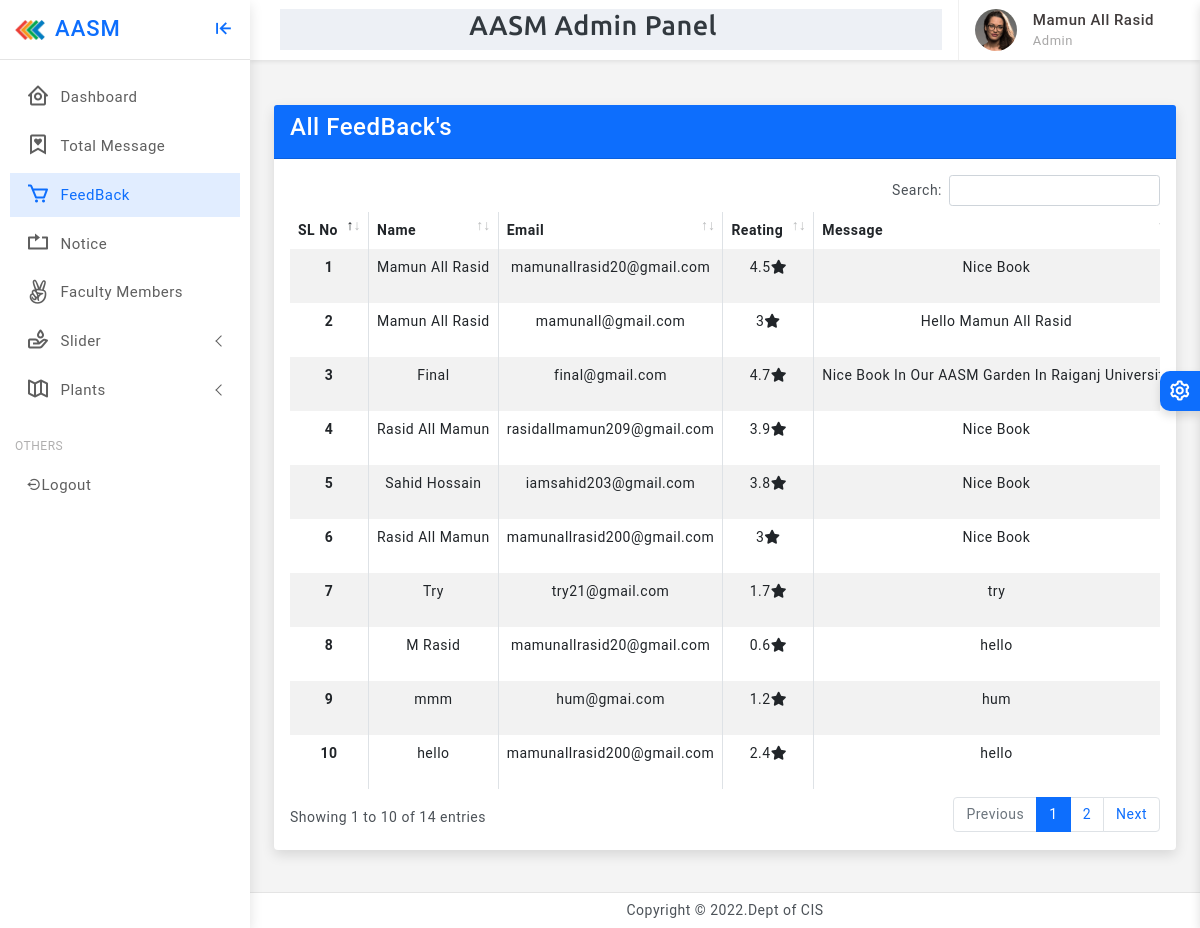
Screenshot of /Admin/Dashboard/FeedBack.php (signed in) with the database file from the repository.
### tables this page shows
CREATE TABLE `feedback` (
  `SL` int(11) NOT NULL,
  `Name` varchar(30) NOT NULL,
  `Email` varchar(30) NOT NULL,
  `Reating` varchar(10) NOT NULL,
  `Message` varchar(500) NOT NULL,
  `Date` varchar(20) NOT NULL,
  `Time` varchar(20) NOT NULL
);

### OOP_CLASS/class/common_class.php (called while the page is built, shortened)
<?php
class Main_Class extends UserInfo
{
	var $conn;
	public function __construct()
   {
    $this->conn= new mysqli(HOST,USERNAME,PASSWORD,DATABASE);
  }
    public function insert($data){
       return $this->conn->query($data);
    }
}
?>

### Admin/Dashboard/FeedBack.php (the view, shortened to what this page needs)
 <?php
 include("Header.php");
 include("Sidebar.php");
 ?>
 <div class="page-wrapper">
                <div class="page-content">
                    <div class="row">
                        <div class="col-md-12">
                            <div class="card">
                                <div class="card-header bg-primary">
                                     <h4 class="text-white">All FeedBack's</h4>
                                </div>
                                <div class="card-body">
                               <div class="table-responsive">
                                <table id="example" class="table table-striped table-bordered" style="width:100%">
                                   <thead>
                                    <tr>
                                      <th scope="col">SL No</th>
                                      <th scope="col">Name</th>
                                      <th scope="col">Email</th>
                                      <th scope="col">Reating</th>
                                      <th scope="col">Message</th>
                                    </tr>
                                  </thead>
                                  <tbody class="text-center">
                                    <?php
                                        $sql="SELECT * FROM feedback";
                                        $Result=$server->insert($sql);
                                         $i=1;
                                        foreach($Result As $data)
                                          {
                                        ?>
                                      <tr>
                                      <th scope="row"><?php echo $i++; ?></th>
                                      <td><?php echo $data['Name']; ?></td>
                                      <td><?php echo $data['Email']; ?></td>
                                      <td><?php echo $data['Reating']; ?><i class="fa-solid fa-star"></i></td>
                                      <td><?php echo $data['Message']; ?></td>
                                    </tr>
                                    <?php
                                     }
                                    ?>
                                  </tbody>
                                </table>
                                </div>
                               </div>
                        </div>
                    </div>
                </div>
            </div>
        </div>
<?php
    include("Footer.php");
    ?>

### Admin/Dashboard/Header.php (shortened to what this page needs)
<?php
 require_once("../../OOP_CLASS/class/common_class.php");
 $server=new Main_Class();
 ?>
<!doctype html>
<html lang="en">
<head>
		<link href="../../assets/Admin/assets/plugins/select2/css/select2.min.css" rel="stylesheet" />
	<link href="../../assets/Admin/assets/plugins/select2/css/select2-bootstrap4.css" rel="stylesheet" />
		<link href="../../assets/Admin/assets/plugins/simplebar/css/simplebar.css" rel="stylesheet" />
	<link href="../../assets/Admin/assets/plugins/perfect-scrollbar/css/perfect-scrollbar.css" rel="stylesheet" />
	<link href="../../assets/Admin/assets/plugins/metismenu/css/metisMenu.min.css" rel="stylesheet" />
	<link href="../../assets/Admin/assets/css/pace.min.css" rel="stylesheet" />
	<link href="../../assets/Admin/assets/css/bootstrap.min.css" rel="stylesheet">
	<link href="../../assets/Admin/assets/css/app.css" rel="stylesheet">
	<link href="../../assets/Admin/assets/css/icons.css" rel="stylesheet">
    <link rel="stylesheet" href="../../assets/Admin/assets/css/dark-theme.css" />
    <link rel="stylesheet" href="../../assets/Admin/assets/css/semi-dark.css" />
    <link rel="stylesheet" href="../../assets/Admin/assets/css/header-colors.css" />
    <link href="../../assets/Admin/assets/plugins/datatable/css/dataTables.bootstrap5.min.css" rel="stylesheet" />
</head>
<body>
	<div class="wrapper">
    <header>
            <div class="topbar d-flex align-items-center">
                <nav class="navbar navbar-expand">
                    <div class="search-bar flex-grow-1" style="background-color: #edf0f5;">
                        <div class="position-relative search-bar-box">
                          <h2 style="text-align: center; font-size:27px; font-family: 'Ubuntu', sans-serif; margin-left:130px;">AASM Admin Panel</h2>
                        </div>
                    </div>
                    <div class="user-box dropdown">
                        <a class="d-flex align-items-center nav-link dropdown-toggle dropdown-toggle-nocaret" href="#" role="button" data-bs-toggle="dropdown" aria-expanded="false">
                            <img src="../../assets/Admin/assets/images/avatars/avatar-2.png" class="user-img" alt="user avatar">
                            <div class="user-info ps-3">
                                <p class="user-name mb-0"><?php echo $_SESSION['admin_Name']; ?></p>
                                <p class="designattion mb-0">Admin</p>
                            </div>
                        </a>
                    </div>
                </nav>
            </div>
        </header>

### Admin/Dashboard/Sidebar.php (shortened to what this page needs)
<div class="sidebar-wrapper" data-simplebar="true">
          <div class="sidebar-header">
              <div>
                  <img src="../../assets/Admin/assets/images/logo-icon.png" class="logo-icon" alt="logo icon">
              </div>
              <div>
                  <h4 class="logo-text">AASM</h4>
              </div>
              <div class="toggle-icon ms-auto"><i class='bx bx-arrow-to-left'></i>
              </div>
          </div>
          <ul class="metismenu" id="menu">
              <li>
                      <a href="index.php">
                      <div class="parent-icon"><i class='bx bx-home-circle'></i>
                      </div>
                      <div class="menu-title">Dashboard</div></a>
              </li>
              <li>
                 <a href="Message.php">
                      <div class="parent-icon"><i class='bx bx-bookmark-heart'></i>
                      </div>
                      <div class="menu-title">Total Message</div>
                  </a>
              </li>
              <li>
                  <a href="FeedBack.php">
                      <div class="parent-icon"><i class='bx bx-cart'></i>
                      </div>
                      <div class="menu-title">FeedBack</div>
                  </a>
              </li>
              <li>
                  <a href="Notice.php">
                      <div class="parent-icon"><i class="bx bx-repeat"></i>
                      </div>
                      <div class="menu-title">Notice</div>
                  </a>
              </li>
              <li>
                  <a href="Faculty-Members.php">
                      <div class="parent-icon"><i class="lni lni-angellist"></i>
                      </div>
                      <div class="menu-title">Faculty Members</div>
                  </a>
              </li>
              <li>
                  <a class="has-arrow" href="javascript:;">
                      <div class="parent-icon"> <i class="bx bx-donate-blood"></i>
                      </div>
                      <div class="menu-title">Slider</div>
                  </a>
              </li>
              <li>
                  <a class="has-arrow" href="javascript:;">
                      <div class="parent-icon"> <i class="bx bx-map-alt"></i>
                      </div>
                      <div class="menu-title">Plants</div>
                  </a>
              </li>
              <li class="menu-label">Others</li>
              <li>
                  <a class="dropdown-item" onclick="Logout()"><i class='bx bx-log-out-circle'></i><span>Logout</span></a>
              </li>
          </ul>
      </div>

### Admin/Dashboard/Footer.php (shortened to what this page needs)
		<footer class="page-footer">
			<p class="mb-0">Copyright © 2022.Dept of CIS</p>
		</footer>
	</div>
    <div class="switcher-wrapper">
        <div class="switcher-btn"> <i class='bx bx-cog bx-spin'></i>
        </div>
    </div>
  </body>
</html>

### assets/Admin/assets/css/app.css (style rules this page uses)
body { font-size: 14px; color: #4c5258; letter-spacing: .5px; overflow-x:hidden; background-color: #f4f4f4; font-family: Roboto, sans-serif }
a { text-decoration: none }
.wrapper { width: 100%; position: relative }
.sidebar-wrapper { width: 250px; height: 100%; position: fixed; top: 0; bottom: 0; left: 0; background: #fff; border-right: 0 solid #e4e4e4; z-index: 11; box-shadow: 0 .3rem .8rem rgba(0, 0, 0, .12)!important; transition: all .2s ease-out }
.sidebar-header { width: 250px; height: 60px; display: flex; align-items: center; position: fixed; top: 0; bottom: 0; padding: 0 15px; z-index: 5; background: #fff; background-clip: padding-box; border-bottom: 1px solid #e4e4e4 }
.logo-icon { width: 30px }
.logo-text { font-size: 22px; margin-left: 10px; margin-bottom: 0; letter-spacing: 1px; color: #0d6efd }
.toggle-icon { font-size: 22px; cursor: pointer; color: #0d6efd }
.topbar { position: fixed; top: 0; left: 250px; right: 0; height: 60px; background: #fff; border-bottom: 1px solid rgb(228 228 228 / 0%); z-index: 10; box-shadow: 0 .125rem .25rem rgba(0, 0, 0, .075)!important }
.topbar .navbar { width: 100%; height: 60px; padding-left: 30px; padding-right: 30px }
.page-wrapper { height: 100%; margin-top: 60px; margin-bottom: 30px; margin-left: 250px }
.page-content { padding: 1.5rem }
.page-footer { background: #fff; left: 250px; right: 0; bottom: 0; position: fixed; text-align: center; padding: 7px; font-size: 14px; border-top: 1px solid #e4e4e4; z-index: 3 }
.sidebar-wrapper ul { padding: 0; margin: 0; list-style: none; background: 0 0 }
.sidebar-wrapper .metismenu { background: 0 0; display: -webkit-box; display: -ms-flexbox; display: flex; padding: 10px; margin-top: 60px; -webkit-box-orient: vertical; -webkit-box-direction: normal; -ms-flex-direction: column; flex-direction: column }
.sidebar-wrapper .metismenu li+li { margin-top: 5px }
.sidebar-wrapper .metismenu li:first-child { margin-top: 5px }
.sidebar-wrapper .metismenu li:last-child { margin-bottom: 5px }
.sidebar-wrapper .metismenu>li { display: -webkit-box; display: -ms-flexbox; display: flex; -webkit-box-orient: vertical; -webkit-box-direction: normal; -ms-flex-direction: column; flex-direction: column; position: relative }
.sidebar-wrapper .metismenu a { position: relative; display: flex; align-items: center; justify-content: left; padding: 8px 15px; font-size: 15px; color: #5f5f5f; outline-width: 0; text-overflow: ellipsis; overflow: hidden; letter-spacing: .5px; border: 1px solid #ffffff00; transition: all .3s ease-out }
.sidebar-wrapper .metismenu a .parent-icon { font-size: 24px; line-height: 1 }
.sidebar-wrapper .metismenu a .menu-title { margin-left: 10px }
.sidebar-wrapper .metismenu .mm-active>a, .sidebar-wrapper .metismenu a:active, .sidebar-wrapper .metismenu a:focus, .sidebar-wrapper .metismenu a:hover { color: #0d6efd; text-decoration: none; background: rgb(13 110 253 / .12) }
.menu-label { padding: 20px 15px 5px 5px; color: #b0afaf; text-transform: uppercase; font-size: 12px; letter-spacing: .5px }
.metismenu .has-arrow:after { position: absolute; content: ""; width: .5em; height: .5em; border-style: solid; border-width: 1.2px 0 0 1.2px; border-color: initial; right: 15px; transform: rotate(-45deg) translateY(-50%); transform-origin: top; top: 50%; transition: all .3s ease-out }
.search-bar-box { width: 75% }
.dropdown-toggle-nocaret:after { display: none }
.user-img { width: 42px; height: 42px; border-radius: 50%; border: 0 solid #e5e5e5; padding: 0 }
.user-info .user-name { font-size: 15px; font-weight: 500; color: #413c3c }
.user-info .designattion { font-size: 13px; color: #a9a8a8 }
.user-box { display: flex; align-items: center; height: 60px; border-left: 1px solid #f0f0f0; margin-left: 1rem }
.switcher-wrapper { width: 280px; height: 100%; position: fixed; right: -280px; top: 0; bottom: 0; z-index: 16; background: #fff; border-left: 0 solid #d2d2d2; box-shadow: 0 .3rem .6rem rgba(0, 0, 0, .13); transition: all .2s ease-out }
.switcher-btn { width: 40px; height: 40px; line-height: 40px; font-size: 24px; background: #0d6efd; box-shadow: 0 .3rem .6rem rgba(0, 0, 0, .13); color: #fff; text-align: center; border-top-left-radius: 10px; border-bottom-left-radius: 10px; position: absolute; top: 40%; right: 100%; cursor: pointer }

### rows the page displays
feedback: Name "Mamun All Rasid", Email "mamunallrasid20@gmail.com", Reating "4.5", Message "Nice Book"
feedback: Name "Mamun All Rasid", Email "mamunall@gmail.com", Reating "3", Message "Hello Mamun All Rasid"
feedback: Name "Final", Email "final@gmail.com", Reating "4.7", Message "Nice Book In Our AASM Garden In Raiganj…"
feedback: Name "Rasid All Mamun", Email "rasidallmamun209@gmail.com", Reating "3.9", Message "Nice Book"
feedback: Name "Sahid Hossain", Email "iamsahid203@gmail.com", Reating "3.8", Message "Nice Book"
feedback: Name "Rasid All Mamun", Email "mamunallrasid200@gmail.com", Reating "3", Message "Nice Book"
feedback: Name "Try", Email "try21@gmail.com", Reating "1.7", Message "try"
feedback: Name "M Rasid", Email "mamunallrasid20@gmail.com", Reating "0.6", Message "hello"
feedback: Name "mmm", Email "hum@gmai.com", Reating "1.2", Message "hum"
feedback: Name "hello", Email "mamunallrasid200@gmail.com", Reating "2.4", Message "hello"

### other values shown
$_SESSION['admin_Name'] "Mamun All Rasid"
